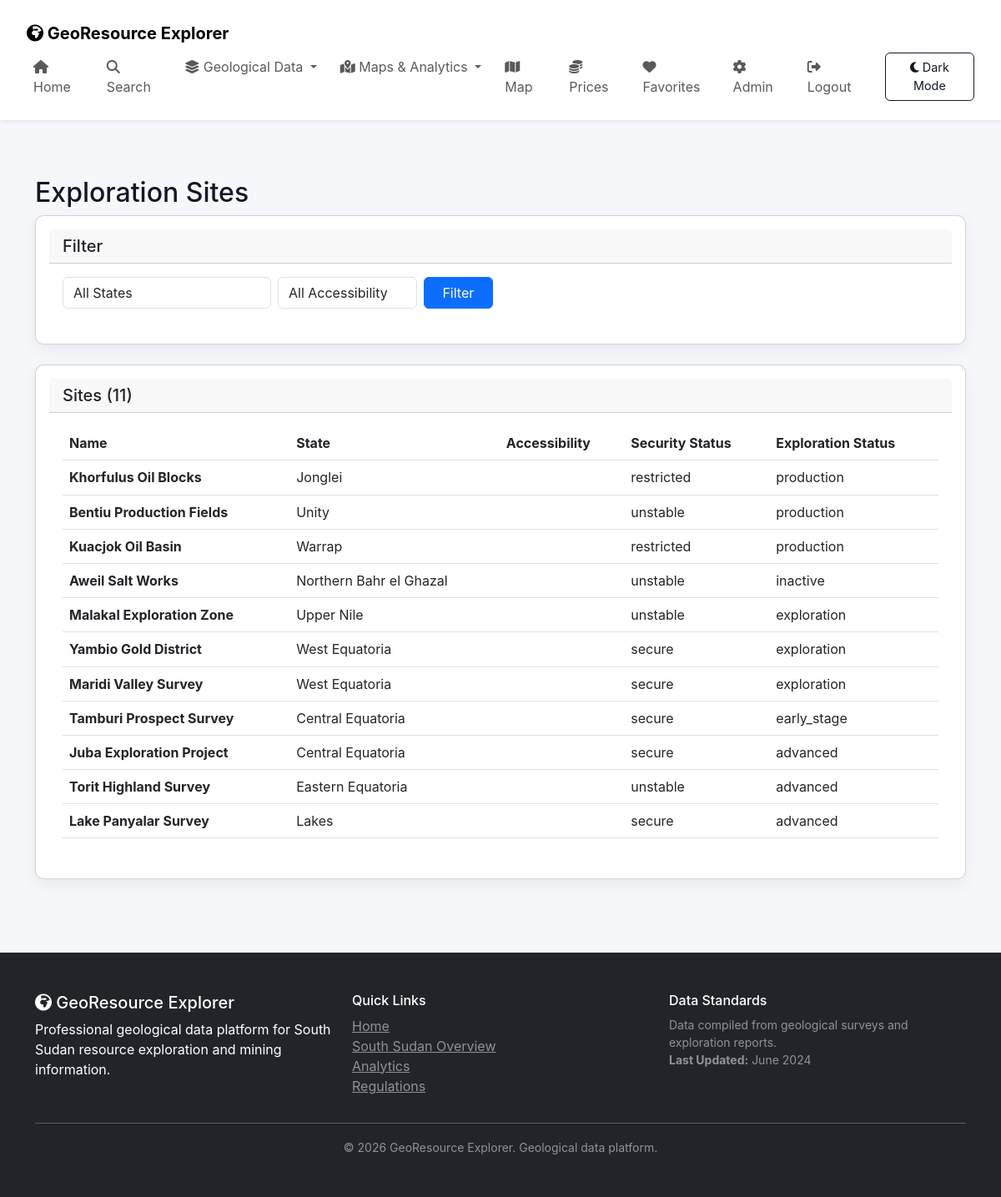
Screenshot of /exploration-sites (signed in) with the database file from the repository.
### tables this page shows
CREATE TABLE ss_exploration_sites (
                id INTEGER PRIMARY KEY AUTOINCREMENT,
                name TEXT NOT NULL,
                state_id INTEGER NOT NULL,
                deposit_id INTEGER,
                latitude REAL,
                longitude REAL,
                accessibility TEXT,  -- accessible, difficult, impassable
                infrastructure_notes TEXT,
                security_status TEXT,  -- secure, unstable, restricted
                exploration_status TEXT,  -- early_stage, advanced, production
                created_by INTEGER,
                created_at TIMESTAMP DEFAULT CURRENT_TIMESTAMP,
                FOREIGN KEY(state_id) REFERENCES ss_states(id),
                FOREIGN KEY(deposit_id) REFERENCES deposits(id),
                FOREIGN KEY(created_by) REFERENCES users(id)
            );

CREATE TABLE ss_states (
                id INTEGER PRIMARY KEY AUTOINCREMENT,
                name TEXT UNIQUE NOT NULL,
                capital TEXT,
                area_km2 REAL,
                population INTEGER,
                primary_minerals TEXT,
                geological_description TEXT,
                latitude REAL,
                longitude REAL
            );

### app/professional.py (the view)
    @app.route("/exploration-sites")
    def exploration_sites():
        db = get_db()
        state_filter = request.args.get('state', '')
        accessibility_filter = request.args.get('accessibility', '')
        query = """
            SELECT e.*, s.name as state_name FROM ss_exploration_sites e
            JOIN ss_states s ON e.state_id = s.id
            WHERE 1=1
        """
        params = []
        if state_filter:
            query += " AND s.id = ?"
            params.append(int(state_filter))
        if accessibility_filter:
            query += " AND e.accessibility = ?"
            params.append(accessibility_filter)
        query += " ORDER BY e.exploration_status DESC"
        sites = db.execute(query, params).fetchall()
        sites = [dict(s) for s in sites]
        states = db.execute(
            "SELECT id, name FROM ss_states ORDER BY name"
        ).fetchall()
        states = [dict(s) for s in states]
        return render_template("exploration_sites.html", sites=sites, states=states)

### app/__init__.py (called while the page is built)
def create_app():
    instance_path = os.path.dirname(os.path.dirname(__file__))
    app = Flask(__name__,
                template_folder=os.path.join(instance_path, 'templates'),
                static_folder=os.path.join(instance_path, 'static'))
    app.secret_key = "your_secret_key_here"
    @app.context_processor
    def inject_admin():
        return dict(is_admin=is_admin())
    from .routes import register_routes
    register_routes(app)
    return app

### app/db.py (called while the page is built)
def get_db():
    db_path = os.path.join(os.path.dirname(os.path.dirname(__file__)), 'minerals.db')
    conn = sqlite3.connect(db_path, check_same_thread=False)
    conn.row_factory = sqlite3.Row
    return conn

### app/utils.py (called while the page is built)
def is_admin():
    if "user_id" not in session:
        return False
    db = get_db()
    user = db.execute(
        "SELECT is_admin FROM users WHERE id = ?",
        (session["user_id"],)
    ).fetchone()
    return user and user["is_admin"] == 1

### templates/exploration_sites.html (shortened to what this page needs)
{% extends "layout.html" %}
{% block content %}
<div class="container mt-4">
    <h2>Exploration Sites</h2>
    <div class="card mb-4">
        <div class="card-header"><h5 class="mb-0">Filter</h5></div>
        <div class="card-body">
            <form method="GET" class="form-row">
                <div class="form-group col-md-6">
                    <select name="state" class="form-control">
                        <option value="">All States</option>
                    </select>
                </div>
                <div class="form-group col-md-4">
                    <select name="accessibility" class="form-control">
                        <option value="">All Accessibility</option>
                    </select>
                </div>
                <div class="form-group col-md-2">
                    <button type="submit" class="btn btn-primary w-100">Filter</button>
                </div>
            </form>
        </div>
    </div>
    <div class="card">
        <div class="card-header"><h5 class="mb-0">Sites ({{ sites|length }})</h5></div>
        <div class="card-body">
            {% if sites %}
            <div class="table-responsive">
                <table class="table table-hover">
                    <thead>
                        <tr>
                            <th>Name</th>
                            <th>State</th>
                            <th>Accessibility</th>
                            <th>Security Status</th>
                            <th>Exploration Status</th>
                        </tr>
                    </thead>
                    <tbody>
                        {% for s in sites %}
                        <tr>
                            <td><strong>{{ s.name }}</strong></td>
                            <td>{{ s.state_name }}</td>
                            <td><span class="badge badge-{% if s.accessibility == 'accessible' %}success{% elif s.accessibility == 'difficult' %}warning{% else %}danger{% endif %}">{{ s.accessibility }}</span></td>
                            <td>{{ s.security_status }}</td>
                            <td>{{ s.exploration_status }}</td>
                        </tr>
                        {% endfor %}
                    </tbody>
                </table>
            </div>
            {% else %}
            <p class="text-muted">No sites found.</p>
            {% endif %}
        </div>
    </div>
</div>
{% endblock %}

### static/style.css (style rules this page uses)
:root { --bg: #f5f7fb; --card: #ffffff; --text: #111827; --muted: #6b7280; --accent: #1565c0; --nav-text: #111827; }
* { box-sizing:border-box }
body { font-family:Inter, Arial, sans-serif; background:var(--bg); color:var(--text); margin:0 }
.card { background:var(--card);padding:16px;border-radius:10px;box-shadow:0 6px 18px rgba(2,6,23,0.06);margin-bottom:16px }
.form-row { display:flex;gap:8px }
input,textarea,button,select { padding:10px;border-radius:8px;border:1px solid rgba(15,23,42,0.06);font-size:0.95rem }
button { cursor:pointer;background:var(--accent);color:white;border:none }
form { max-width: 500px; }
input, textarea, select { width: 100%; margin-bottom: 10px; }
form button { width: 100%; font-weight: bold; }

### rows the page displays
ss_exploration_sites: name "Khorfulus Oil Blocks", state_name "Jonglei", security_status "restricted", exploration_status "production"
ss_exploration_sites: name "Bentiu Production Fields", state_name "Unity", security_status "unstable", exploration_status "production"
ss_exploration_sites: name "Kuacjok Oil Basin", state_name "Warrap", security_status "restricted", exploration_status "production"
ss_exploration_sites: name "Aweil Salt Works", state_name "Northern Bahr el Ghazal", security_status "unstable", exploration_status "inactive"
ss_exploration_sites: name "Malakal Exploration Zone", state_name "Upper Nile", security_status "unstable", exploration_status "exploration"
ss_exploration_sites: name "Yambio Gold District", state_name "West Equatoria", security_status "secure", exploration_status "exploration"
ss_exploration_sites: name "Maridi Valley Survey", state_name "West Equatoria", security_status "secure", exploration_status "exploration"
ss_exploration_sites: name "Tamburi Prospect Survey", state_name "Central Equatoria", security_status "secure", exploration_status "early_stage"
ss_exploration_sites: name "Juba Exploration Project", state_name "Central Equatoria", security_status "secure", exploration_status "advanced"
ss_exploration_sites: name "Torit Highland Survey", state_name "Eastern Equatoria", security_status "unstable", exploration_status "advanced"
ss_exploration_sites: name "Lake Panyalar Survey", state_name "Lakes", security_status "secure", exploration_status "advanced"

### other values shown
{{ sites|length }} "11"
